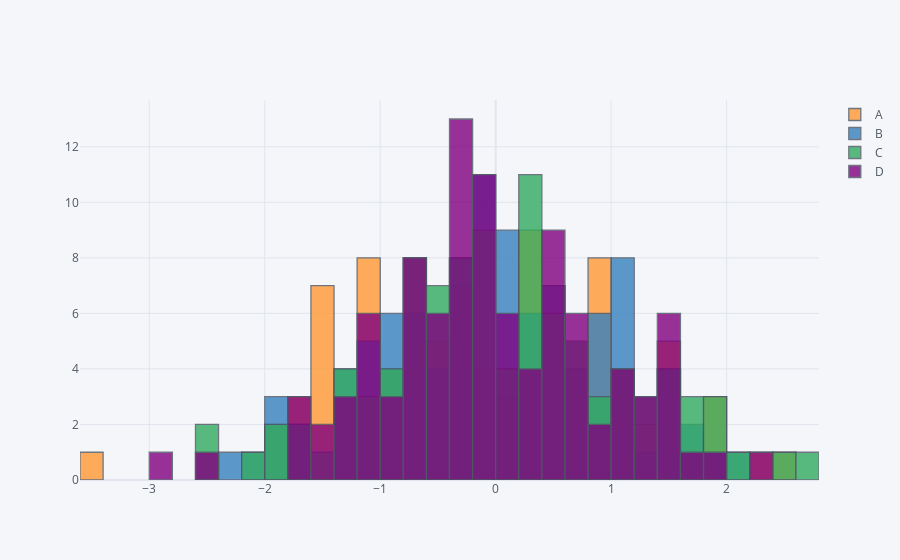

Here is the notebook cell this chart was saved with:
### Code cell
df.iplot(kind='hist',bins=30)
